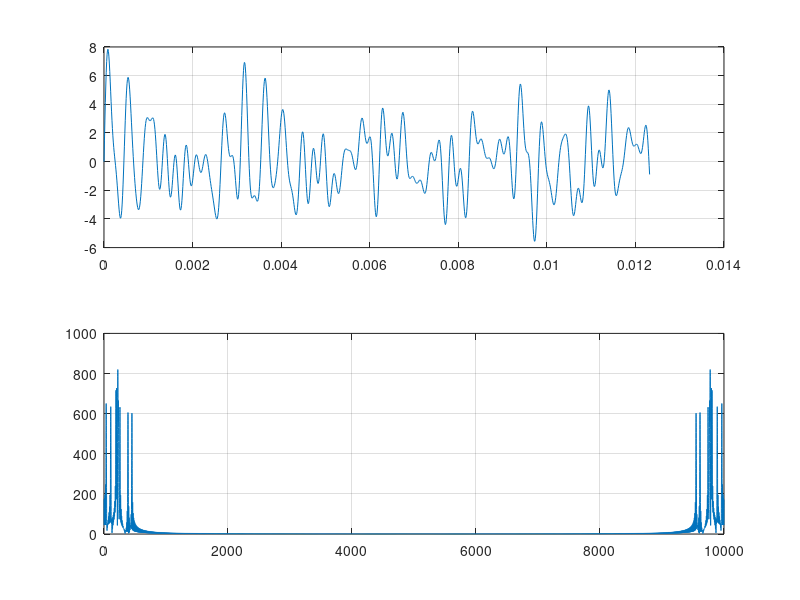

Write the MATLAB code that produced this figure.
% 1. Write a Matlab program to generate a composite signal that contains 20 tones of random frequency 
%    with a max frequency of 5 KHz. Find the spectrum of this composite signal.										(7 + 8 Marks)

% 2. Write a Matlab program to design a third ordered digital Chebychev filter with a ripple of 1 dB in the
%   passband using bilinear transformation to pass signals up to 500 Hz frequency. Assume a sampling frequency
%   of 10 KHz. Find the spectrum of the output of the designed filter by passing the signal generated
%   in Question No. 1 through it.	(12 + 13 Marks)


% to generate a composite signal that contains 20 tones of random frequency 
%    with a max frequency of 5 KHz. Find the spectrum of this composite signal

clc;
sigfreq = 5000 * (rand(1,20))
disp('Press a Key to Continue..')
pause
minfreq = min(sigfreq)
maxfreq = max(sigfreq)
Fs=10000;
T=1/Fs;
signl=[];
for t=0:.1*T:1/minfreq
    sig=0;
    for i=1:10
        sig=sig + sin(2*pi*sigfreq(i)*t);
    end
    signl=[signl,sig];
end
subplot(2,1,1)
t=0:.1*T:1/minfreq;
length(t)
length(signl)
plot(t,signl)
grid
N = 20*length(signl)
sptrum = fft(signl,N);
N=length(sptrum)
subplot(2,1,2)
k = 0: N-1;
freq=Fs*k/N;
%plot(freq,abs(sptrum))
plot(freq,abs(sptrum))
grid
 
